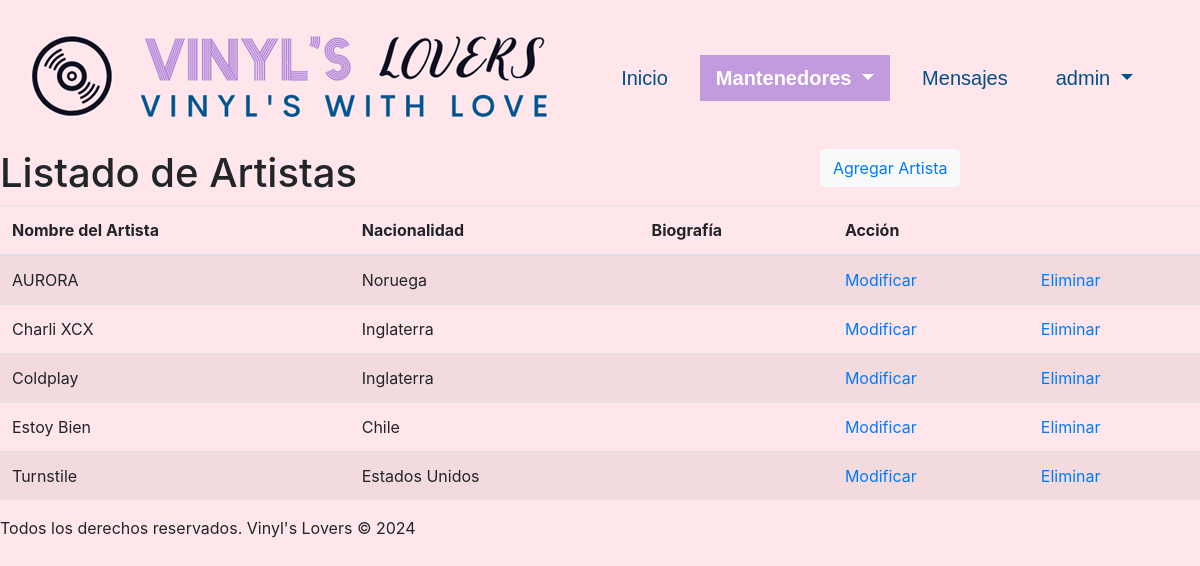
The page /discos/crud_artistas (signed in) on the database as committed earlier.
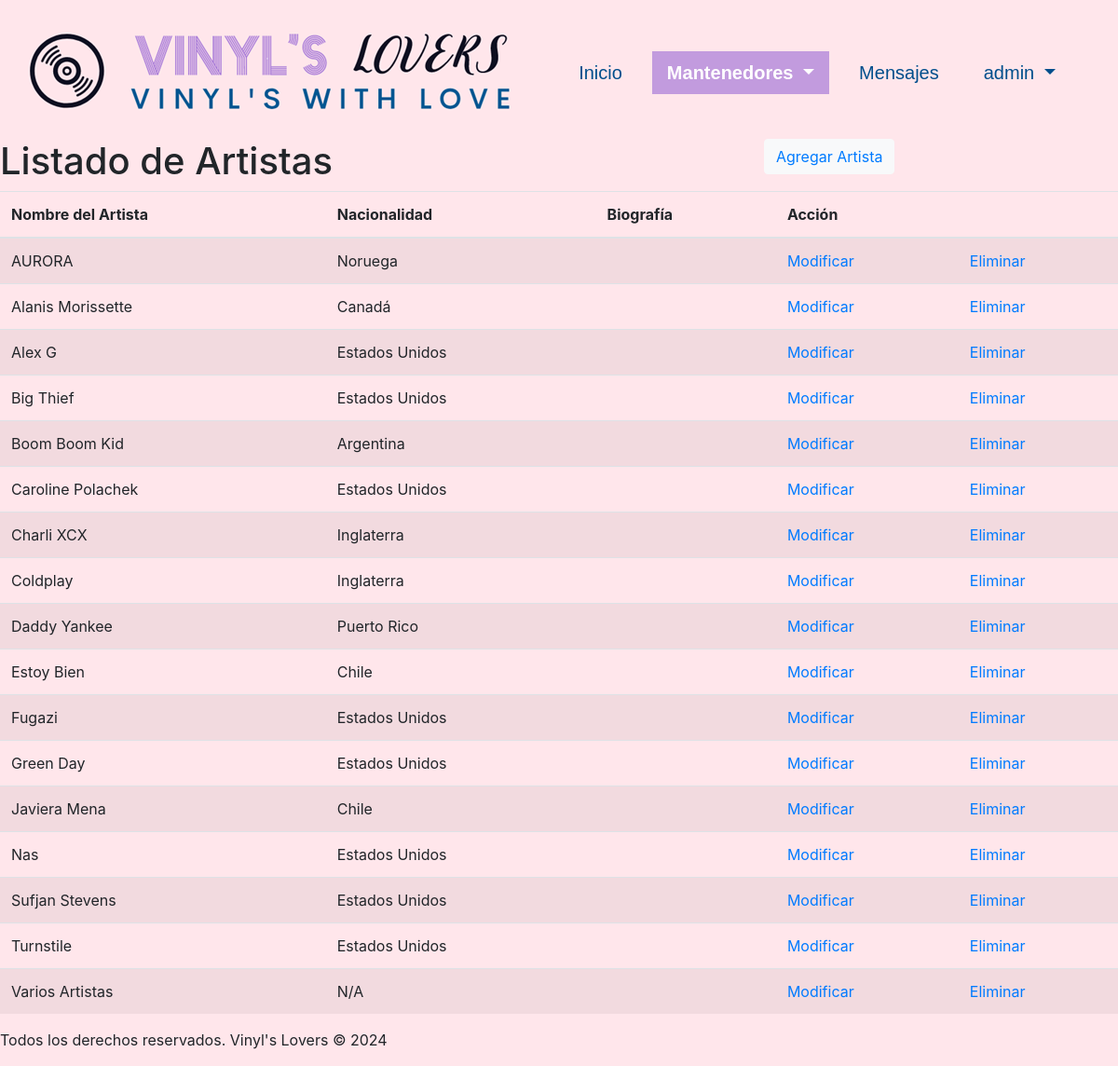
The same page on the database as committed later.
### discos/models.py (models this page shows, shortened)
class Artista(models.Model):
    id_artista = models.AutoField(db_column='idArtista', primary_key=True)
    nombre_artista = models.CharField(max_length=100, null=False, blank=False)
    nacionalidad = models.CharField(max_length=30, null=False, blank=False)
    biografia = models.TextField(null=True, blank=True)

### discos/views.py (the view)
# urls.py: path('crud_artistas', views.crud_artistas, name='crud_artistas'),
@login_required
def crud_artistas(request):
    artistas = Artista.objects.all().order_by('nombre_artista')
    context = {'artistas': artistas, 'clase': 'mantenedores'}
    return render(request, 'discos/artistas_list.html', context)

### discos/templates/discos/artistas_list.html (shortened to what this page needs)
{% extends "discos/base.html" %}
{% load static %}
{% block content %}
    <header>
      <div class="row justify-content-center">
        <div class="col-md-8 col-sm-12">
          <h1>Listado de Artistas</h1>
        </div>
        <div class="col-md-4 col-sm-12">
          <div class="container-btn">
            <button class="btn btn-light" id="btnAgregar">
              <a href="{% url 'artistasAdd' %}">Agregar Artista</a>
            </button>
          </div>
        </div>
      </div>
    </header>
    <div class="table-container">
        <table class="table table-striped">
            {% if artistas %}
                <thead>
                    <tr>
                    <th scope="col">Nombre del Artista</th>
                    <th scope="col">Nacionalidad</th>
                    <th scope="col">Biografía</th>
                    <th scope="col" colspan="2">Acción</th>
                    </tr>
                </thead>
                <tbody>
                    {% for artista in artistas %}
                        <tr>
                            <td>{{ artista.nombre_artista }}</td>
                            <td>{{ artista.nacionalidad }}</td>
                            <td>{{ artista.biografia }}</td>
                            <td class="td-update"><a href="{% url 'artistas_edit' pk=artista.id_artista %}">Modificar</a></td>
                            <td class="td-delete"><a href="{% url 'artistas_del' pk=artista.id_artista %}">Eliminar</a></td>
                        </tr>
                    {% endfor %}
                </tbody>
            {% endif %}
        </table>
    </div>
{% endblock %}

Rows that differ between the two databases and show on the page:
added Artista: nombre_artista "Alanis Morissette", nacionalidad "Canadá"
added Artista: nombre_artista "Alex G", nacionalidad "Estados Unidos"
added Artista: nombre_artista "Big Thief", nacionalidad "Estados Unidos"
added Artista: nombre_artista "Boom Boom Kid", nacionalidad "Argentina"
added Artista: nombre_artista "Caroline Polachek", nacionalidad "Estados Unidos"
added Artista: nombre_artista "Daddy Yankee", nacionalidad "Puerto Rico"
added Artista: nombre_artista "Fugazi", nacionalidad "Estados Unidos"
added Artista: nombre_artista "Green Day", nacionalidad "Estados Unidos"
added Artista: nombre_artista "Javiera Mena", nacionalidad "Chile"
added Artista: nombre_artista "Nas", nacionalidad "Estados Unidos"
added Artista: nombre_artista "Sufjan Stevens", nacionalidad "Estados Unidos"
added Artista: nombre_artista "Varios Artistas", nacionalidad "N/A"
